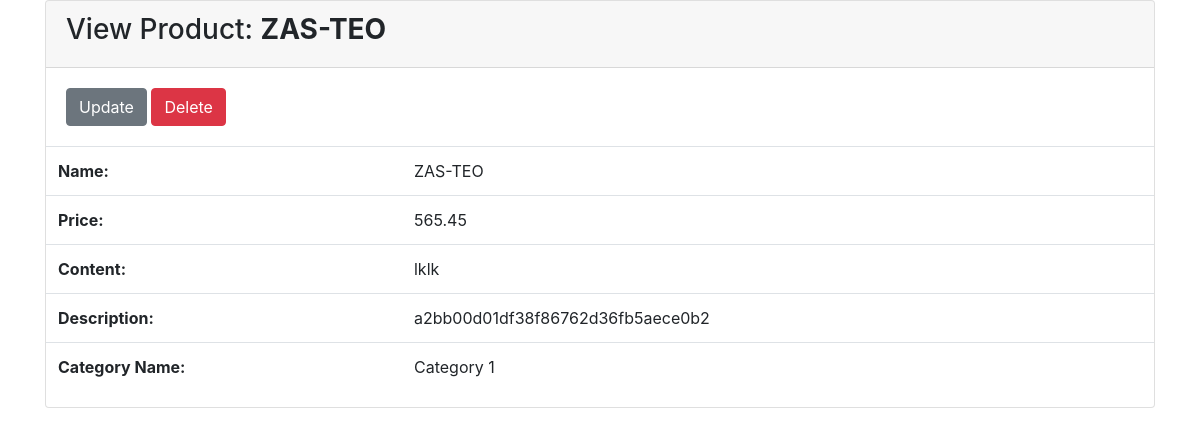
Screenshot of /view.php?id=6 with the database file from the repository.
### tables this page shows
CREATE TABLE `products` (
  `id` int(11) NOT NULL,
  `name` varchar(30) NOT NULL,
  `price` double NOT NULL,
  `content` varchar(200) NOT NULL,
  `description` varchar(200) NOT NULL,
  `categoryId` int(11) NOT NULL,
  `categoryName` varchar(50) NOT NULL
);

### products.php (called while the page is built, shortened)
<?php
function getProducts()
{
$db = new Database();
$conn = $db->getConn();
  $sql = "SELECT id, name,price,content,description,categoryName FROM products";
$data = $conn->query($sql);
return $data;
}
function getProductById($id)
{
    $products = getProducts();
    foreach ($products as $product) {
        if ($product['id'] == $id) {
            return $product;
        }
    }
    return null;
}
?>

### view.php (the view, shortened to what this page needs)
<?php
include 'header.php';
require 'products.php';
$productId = $_GET['id'];
$product = getProductById($productId);
?>
<div class="container">
    <div class="card">
        <div class="card-header">
            <h3>View Product: <b><?php echo $product['name'] ?></b></h3>
        </div>
        <div class="card-body">
            <a class="btn btn-secondary" href="update.php?id=<?php echo $product['id'] ?>">Update</a>
            <form style="display: inline-block" method="POST" action="delete.php">
                <button class="btn btn-danger">Delete</button>
            </form>
        </div>
        <table class="table">
            <tbody>
            <tr>
                <th>Name:</th>
                <td><?php echo $product['name'] ?></td>
            </tr>
            <tr>
                <th>Price:</th>
                <td><?php echo $product['price'] ?></td>
            </tr>
            <tr>
                <th>Content:</th>
                <td><?php echo $product['content'] ?></td>
            </tr>
            <tr>
                <th>Description:</th>
                <td><?php echo $product['description'] ?></td>
            </tr>
             <tr>
                <th>Category Name:</th>
                <td><?php echo $product['categoryName'] ?></td>
            </tr>
            </tbody>
        </table>
    </div>
</div>
<?php include 'footer.php' ?>

### rows the page displays
products: name "ZAS-TEO", price "565.45", content "lklk", description "a2bb00d01df38f86762d36fb5aece0b2", categoryName "Category 1"
